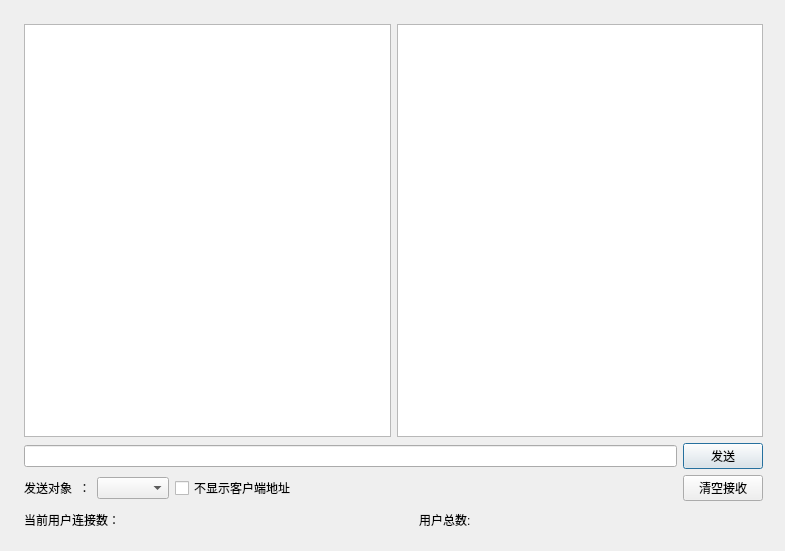
<?xml version="1.0" encoding="UTF-8"?>
<ui version="4.0">
 <class>Dialog</class>
 <widget class="QDialog" name="Dialog">
  <property name="geometry">
   <rect>
    <x>0</x>
    <y>0</y>
    <width>785</width>
    <height>551</height>
   </rect>
  </property>
  <property name="sizePolicy">
   <sizepolicy hsizetype="Preferred" vsizetype="Preferred">
    <horstretch>0</horstretch>
    <verstretch>0</verstretch>
   </sizepolicy>
  </property>
  <property name="acceptDrops">
   <bool>true</bool>
  </property>
  <property name="windowTitle">
   <string>USER服务器</string>
  </property>
  <property name="sizeGripEnabled">
   <bool>false</bool>
  </property>
  <property name="modal">
   <bool>false</bool>
  </property>
  <widget class="QWidget" name="layoutWidget">
   <property name="geometry">
    <rect>
     <x>13</x>
     <y>13</y>
     <width>761</width>
     <height>531</height>
    </rect>
   </property>
   <layout class="QGridLayout" name="gridLayout">
    <property name="sizeConstraint">
     <enum>QLayout::SetDefaultConstraint</enum>
    </property>
    <item row="0" column="0">
     <layout class="QHBoxLayout" name="horizontalLayout_5">
      <item>
       <layout class="QHBoxLayout" name="horizontalLayout_4">
        <item>
         <widget class="QTextBrowser" name="msg"/>
        </item>
       </layout>
      </item>
      <item>
       <widget class="QTableView" name="database"/>
      </item>
     </layout>
    </item>
    <item row="1" column="0">
     <layout class="QHBoxLayout" name="horizontalLayout_3">
      <item>
       <widget class="QLineEdit" name="sendMsg">
        <property name="text">
         <string/>
        </property>
       </widget>
      </item>
      <item>
       <widget class="QPushButton" name="sendBtn">
        <property name="text">
         <string>发送</string>
        </property>
       </widget>
      </item>
     </layout>
    </item>
    <item row="2" column="0">
     <layout class="QHBoxLayout" name="horizontalLayout_2">
      <item>
       <widget class="QLabel" name="label_2">
        <property name="text">
         <string>发送对象  ：</string>
        </property>
       </widget>
      </item>
      <item>
       <widget class="QComboBox" name="objectBox"/>
      </item>
      <item>
       <widget class="QCheckBox" name="addrCheckBox">
        <property name="text">
         <string>不显示客户端地址   </string>
        </property>
       </widget>
      </item>
      <item>
       <spacer name="horizontalSpacer_2">
        <property name="orientation">
         <enum>Qt::Horizontal</enum>
        </property>
        <property name="sizeHint" stdset="0">
         <size>
          <width>40</width>
          <height>20</height>
         </size>
        </property>
       </spacer>
      </item>
      <item>
       <widget class="QPushButton" name="clearBtn">
        <property name="text">
         <string>清空接收</string>
        </property>
       </widget>
      </item>
     </layout>
    </item>
    <item row="3" column="0">
     <layout class="QHBoxLayout" name="horizontalLayout">
      <item>
       <widget class="QLabel" name="label">
        <property name="text">
         <string>当前用户连接数：</string>
        </property>
       </widget>
      </item>
      <item>
       <widget class="QLabel" name="num">
        <property name="text">
         <string/>
        </property>
       </widget>
      </item>
      <item>
       <spacer name="horizontalSpacer">
        <property name="orientation">
         <enum>Qt::Horizontal</enum>
        </property>
        <property name="sizeHint" stdset="0">
         <size>
          <width>13</width>
          <height>26</height>
         </size>
        </property>
       </spacer>
      </item>
      <item>
       <widget class="QLabel" name="label_3">
        <property name="text">
         <string>用户总数:</string>
        </property>
       </widget>
      </item>
      <item>
       <widget class="QLabel" name="user_total">
        <property name="text">
         <string/>
        </property>
       </widget>
      </item>
      <item>
       <spacer name="horizontalSpacer_3">
        <property name="orientation">
         <enum>Qt::Horizontal</enum>
        </property>
        <property name="sizeHint" stdset="0">
         <size>
          <width>13</width>
          <height>26</height>
         </size>
        </property>
       </spacer>
      </item>
     </layout>
    </item>
   </layout>
  </widget>
 </widget>
 <layoutdefault spacing="6" margin="11"/>
 <resources/>
 <connections/>
</ui>
